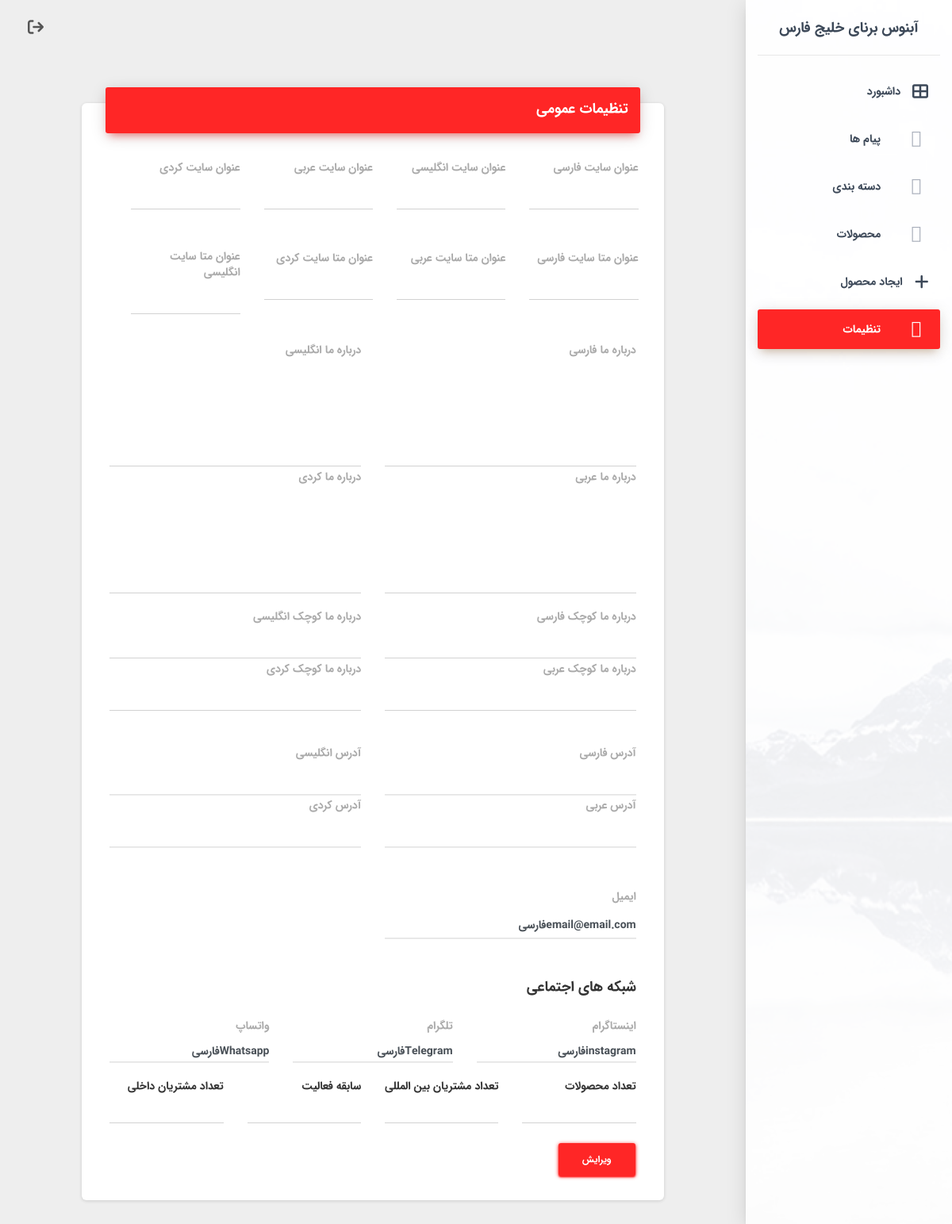
Page /fa/staff/settings/ on the earlier database version.
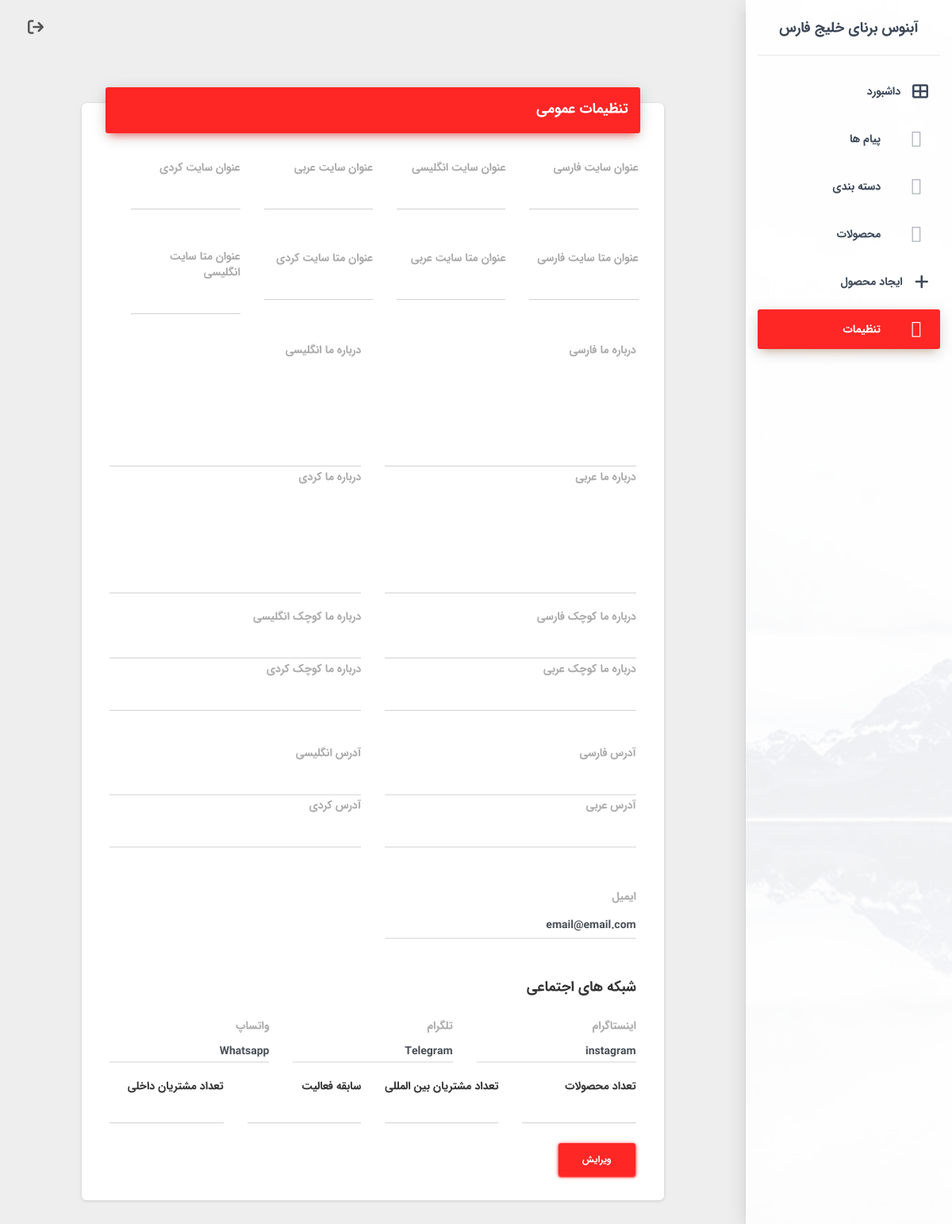
Same page on the later database version.
### settings/models.py (models this page shows, shortened)
class Setting(models.Model):
    title = TranslatedField(models.CharField(max_length=120, blank=True, null=True))
    meta_title = TranslatedField(models.CharField(max_length=120, blank=True, null=True))
    about_us = TranslatedField(models.CharField(max_length=800, blank=True, null=True))
    about_us_small = TranslatedField(models.CharField(max_length=600, blank=True, null=True))
    address = TranslatedField(models.CharField(max_length=600, blank=True, null=True))
    instagram = models.CharField(max_length=120)
    whatsapp = models.CharField(max_length=120)
    telegram =models.CharField(max_length=120)
    email = models.EmailField()
    products_count = models.PositiveIntegerField(default=0)
    international_customers = models.PositiveIntegerField(default=0)
    years_of_activity = models.PositiveIntegerField(default=0)
    domestic_customers = models.PositiveIntegerField(default=0)

### staff/views.py (the view, shortened to what this page needs)
# urls.py: path('settings/', views.staff_settings, name="staff_settings"),
def staff_settings(request):
    settings = Setting.objects.first()
    ctx = {'settings':settings}
    return render(request, "staff/settings/settings.html", ctx)

### main/context_processors.py (called while the page is built)
def setting(requet, **kwargs):
    setting = Setting.objects.first()
    ctx = {'setting':setting}
    return ctx

### main/templates/staff/settings/settings.html (shortened to what the changed rows need)
{% extends 'staff/base.html' %}
{% block content %}
<div class="content">
    <div class="container-fluid">
        <form method="POST">
            <div class="card col-10 mx-auto">
                <div class="card-body">
                    <div class="row">
                        <div class="col-md-6 my-4">
                            <label>ایمیل</label>
                            <input name="email" class="form-control h-auto"
                                value="{{settings.email|default_if_none:'ثبت نشده'}}" style="line-height: 1.4rem;">
                        </div>
                    </div>
                    <div class="row">
                        <div class="col-md-4 mb-2">
                            <label>اینستاگرام</label>
                            <input name="instagram" class="form-control h-auto"
                                value="{{settings.instagram|default_if_none:'ثبت نشده'}}">
                        </div>
                        <div class="col-md-4 mb-2">
                            <label>تلگرام</label>
                            <input name="telegram" class="form-control h-auto"
                                value="{{settings.telegram|default_if_none:'ثبت نشده'}}">
                        </div>
                        <div class="col-md-4 mb-2">
                            <label>واتساپ</label>
                            <input name="whatsapp" class="form-control h-auto"
                                value="{{settings.whatsapp|default_if_none:'ثبت نشده'}}">
                        </div>
                        <div class="col-md-3 my-2">
                            تعداد محصولات <input class="form-control" placeholder="{{settings.products_count}}"
                                name="products_count" type="number">
                        </div>
                        <div class="col-md-3 my-2">
                            تعداد مشتریان بین المللی <input class="form-control" placeholder="{{settings.international_customers}}"
                                name="international_customers" type="number">
                        </div>
                        <div class="col-md-3 my-2">
                            سابقه فعالیت <input class="form-control" placeholder="{{settings.years_of_activity}}"
                                name="years_of_activity" type="number">
                        </div>
                        <div class="col-md-3 my-2">
                            تعداد مشتریان داخلی <input class="form-control" placeholder="{{settings.domestic_customers}}"
                                name="domestic_customers" type="number">
                        </div>
                    </div>
                </div>
            </div>
    </div>
</div>
</div>
{% endblock content %}

Differences in the rows shown:
changed Setting: email "email@email.comفارسی" → "email@email.com"; instagram "instagramفارسی" → "instagram"; telegram "Telegramفارسی" → "Telegram"; whatsapp "Whatsappفارسی" → "Whatsapp"
